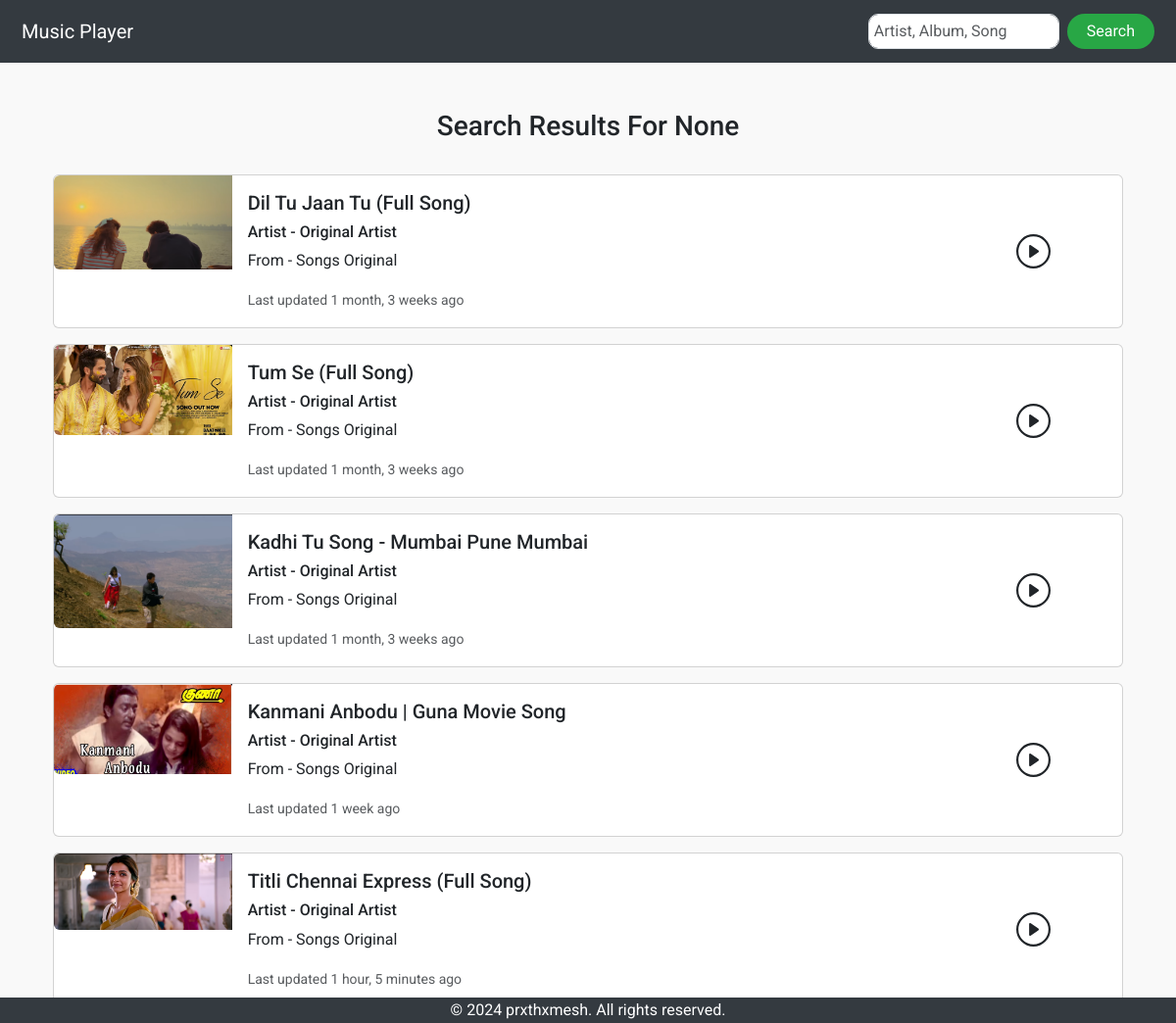
The app's page /search/ with its own data.
### music/models.py (models this page shows, shortened)
class Song(models.Model):
    album = models.ForeignKey("Album", verbose_name=_("Song Album"), on_delete=models.CASCADE)
    songThumbnail = models.ImageField(_("Song Thumbnail"),upload_to='thumbnail/', help_text=".jpg, .png, .jpeg, .gif, .svg supported")
    song = models.FileField(_("Song"), upload_to='songs/', help_text=".mp3 supported only",)
    songName = models.CharField(_("Song Name"), max_length=50)
    created = models.DateTimeField(_("Song created date"), auto_now_add=True)
    last_updated = models.DateTimeField(_("Latest song update"), auto_now=True)
    class Meta:
        verbose_name = _("Song")
        verbose_name_plural = _("Songs")

class Album(models.Model):
    artist = models.ForeignKey("Artist", verbose_name=_("Artist Album"), on_delete=models.CASCADE)
    albumName = models.CharField(_("Album Name"), max_length=50)
    created = models.DateTimeField(_("Album created date"), auto_now_add=True)
    last_updated = models.DateTimeField(_("Latest album update"), auto_now=True)
    class Meta:
        verbose_name = _("Album")
        verbose_name_plural = _("Albums")
    def __str__(self):
        return self.albumName

class Artist(models.Model):
    artistName = models.CharField(_("Artist Name"), max_length=50)
    created = models.DateTimeField(_("Artist created date"), auto_now_add=True)
    last_updated = models.DateTimeField(_("Latest artist update"), auto_now=True)
    class Meta:
        verbose_name = _("Artist")
        verbose_name_plural = _("Artists")

### music/views.py (the view)
# urls.py: path('search/', views.search_songs, name='search_songs'),
def search_songs(request):
    template_path = 'music/search_result.html'
    search_query = request.GET.get('search', None)
    if search_query:
        search_result = Song.objects.filter(
            Q(songName__icontains=search_query) |
            Q(album__albumName__icontains=search_query) |
            Q(album__artist__artistName__icontains=search_query)
        ).distinct()
    else:
        search_result = Song.objects.all()
    context = {'search_result' : search_result, 'search_query' : search_query}
    return render(request, template_path, context)

### music/templates/music/search_result.html (shortened to what this page needs)
{% extends 'music/base.html' %}
{% block content %}
        {% if search_result %}
        <div class="container mt-3">
                <div class="search-header">
                        <br>
                        <h3 style="text-align: center;" >Search Results For {{search_query}}</h3>
                        <br>
                </div>
                {% for song in search_result %}
                <div class="card mb-3">
                        <div class="row g-0">
                        <div class="col-md-2">
                                <img src="{{song.songThumbnail.url}}" class="img-fluid rounded-start" alt="{{song.songName}}">
                        </div>
                        <div class="col-md-8">
                                <div class="card-body">
                                <h5 class="card-title">{{song.songName}}</h5>
                                <h6 class="card-title">Artist - {{song.album.artist.artistName}}</h6>
                                <p class="card-text">From - {{song.album}}</p>
                                <p class="card-text"><small class="text-muted">Last updated {{song.last_updated | timesince}} ago</small></p>
                                </div>
                        </div>
                        <div class="col-md-2">
                                <div class="play-button d-flex h-100 justify-content-center align-items-center">
                                </div>
                        </div>
                        </div>
                </div>
                {% endfor %}
        </div>
{% else %}
<h1>No songs found with this search keyword - {{search_query}} </h1>
{% endif %}
{% endblock content %}

### music/templates/music/base.html (style rules this page uses)
body { font-family: 'Roboto', sans-serif; background-color: #f9f9f9; }

### records on screen
Song: songThumbnail (picture), songName "Dil Tu Jaan Tu (Full Song)", album.artist.artistName "Original Artist", album "Songs Original", last_updated "1 month, 3 weeks"
Song: songThumbnail (picture), songName "Tum Se (Full Song)", album.artist.artistName "Original Artist", album "Songs Original", last_updated "1 month, 3 weeks"
Song: songThumbnail (picture), songName "Kadhi Tu Song - Mumbai Pune Mumbai", album.artist.artistName "Original Artist", album "Songs Original", last_updated "1 month, 3 weeks"
Song: songThumbnail (picture), songName "Kanmani Anbodu | Guna Movie Song", album.artist.artistName "Original Artist", album "Songs Original", last_updated "1 week"
Song: songThumbnail (picture), songName "Titli Chennai Express (Full Song)", album.artist.artistName "Original Artist", album "Songs Original", last_updated "1 hour, 5 minutes"

### other values on screen
{{ search_query }} "None"
